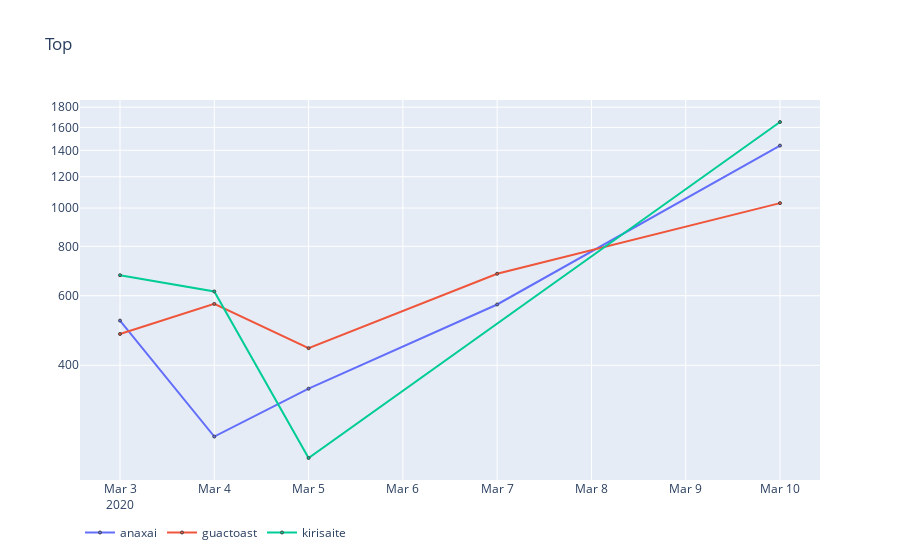

The code cell stored with this chart in its notebook:
### Code cell
fig = go.Figure(data=data, layout=layout)
fig.update_layout(legend_orientation="h")
fig.update_layout( yaxis_type="log")
fig.show()

### Figure 1 — Plotly figure (JSON) as saved in the notebook; plotly's stock layout.template omitted (floating-point values rounded to 4 significant figures)
{"data": [{"marker": {"line": {"width": 1}, "size": 3}, "name": "anaxai", "type": "scatter", "x": ["2020-03-03", "2020-03-04", "2020-03-05", "2020-03-07", "2020-03-10"], "y": [519, 264, 349, 570, 1439]}, {"marker": {"line": {"width": 1}, "size": 3}, "name": "guactoast", "type": "scatter", "x": ["2020-03-03", "2020-03-04", "2020-03-05", "2020-03-07", "2020-03-10"], "y": [480, 572, 442, 682, 1029]}, {"marker": {"line": {"width": 1}, "size": 3}, "name": "kirisaite", "type": "scatter", "x": ["2020-03-03", "2020-03-04", "2020-03-05", "2020-03-10"], "y": [676, 615, 233, 1651]}], "layout": {"legend": {"orientation": "h"}, "title": {"text": "Top"}, "yaxis": {"type": "log"}}}
